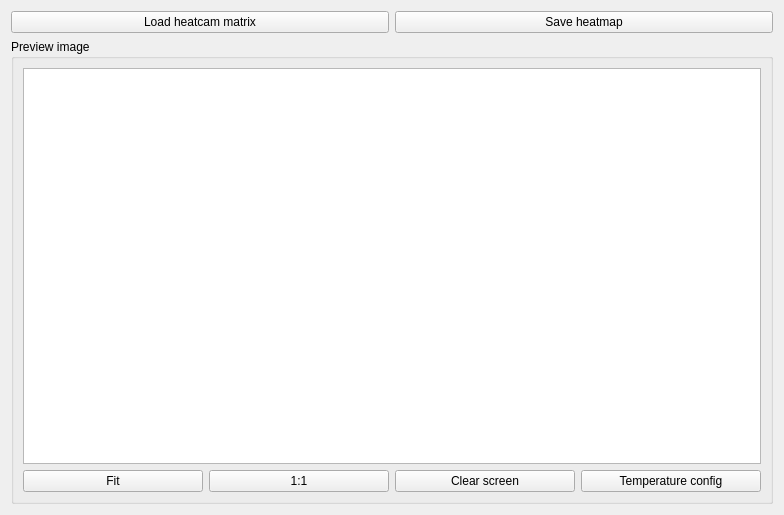
<?xml version="1.0" encoding="UTF-8"?>
<ui version="4.0">
 <class>VisualizationForm</class>
 <widget class="QWidget" name="VisualizationForm">
  <property name="geometry">
   <rect>
    <x>0</x>
    <y>0</y>
    <width>784</width>
    <height>515</height>
   </rect>
  </property>
  <property name="windowTitle">
   <string>Form</string>
  </property>
  <layout class="QGridLayout" name="gridLayout_2">
   <item row="0" column="0">
    <widget class="QPushButton" name="loadPushButton">
     <property name="text">
      <string>Load heatcam matrix</string>
     </property>
    </widget>
   </item>
   <item row="0" column="1">
    <widget class="QPushButton" name="savePushButton">
     <property name="text">
      <string>Save heatmap</string>
     </property>
    </widget>
   </item>
   <item row="1" column="0" colspan="2">
    <widget class="QGroupBox" name="groupBox">
     <property name="title">
      <string>Preview image</string>
     </property>
     <layout class="QGridLayout" name="gridLayout_4">
      <item row="1" column="0">
       <widget class="QPushButton" name="fiPushButton">
        <property name="text">
         <string>Fit</string>
        </property>
       </widget>
      </item>
      <item row="1" column="1">
       <widget class="QPushButton" name="origialPushButton">
        <property name="text">
         <string>1:1</string>
        </property>
       </widget>
      </item>
      <item row="1" column="3">
       <widget class="QPushButton" name="tempPushButton">
        <property name="text">
         <string>Temperature config</string>
        </property>
       </widget>
      </item>
      <item row="0" column="0" colspan="4">
       <widget class="QGraphicsView" name="graphicsView"/>
      </item>
      <item row="1" column="2">
       <widget class="QPushButton" name="clearPushButton">
        <property name="text">
         <string>Clear screen</string>
        </property>
       </widget>
      </item>
     </layout>
    </widget>
   </item>
  </layout>
 </widget>
 <resources/>
 <connections/>
</ui>
